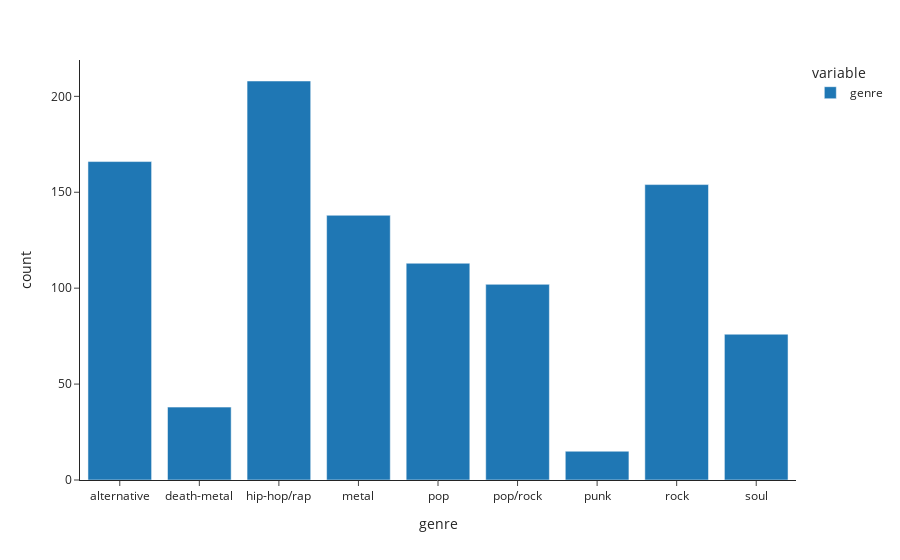

Write notebook code for a chart like this one.
### Markdown cell above
Explore distribution of genres in data

### Code cell
fig = pd.DataFrame(df.groupby('genre')['genre'].count()).plot.bar(template='simple_white',labels=dict(index="genre", value="count"))
fig.show()

### Figure 1 — Plotly figure (JSON) as saved in the notebook; plotly's stock layout.template omitted (floating-point values rounded to 4 significant figures)
{"data": [{"alignmentgroup": "True", "hovertemplate": "variable=genre<br>genre=%{x}<br>count=%{y}<extra></extra>", "legendgroup": "genre", "marker": {"color": "#1F77B4"}, "name": "genre", "offsetgroup": "genre", "orientation": "v", "showlegend": true, "textposition": "auto", "type": "bar", "x": ["alternative", "death-metal", "hip-hop/rap", "metal", "pop", "pop/rock", "punk", "rock", "soul"], "xaxis": "x", "y": [166, 38, 208, 138, 113, 102, 15, 154, 76], "yaxis": "y"}], "layout": {"barmode": "relative", "legend": {"title": {"text": "variable"}, "tracegroupgap": 0}, "margin": {"t": 60}, "xaxis": {"anchor": "y", "domain": [0, 1], "title": {"text": "genre"}}, "yaxis": {"anchor": "x", "domain": [0, 1], "title": {"text": "count"}}}}
